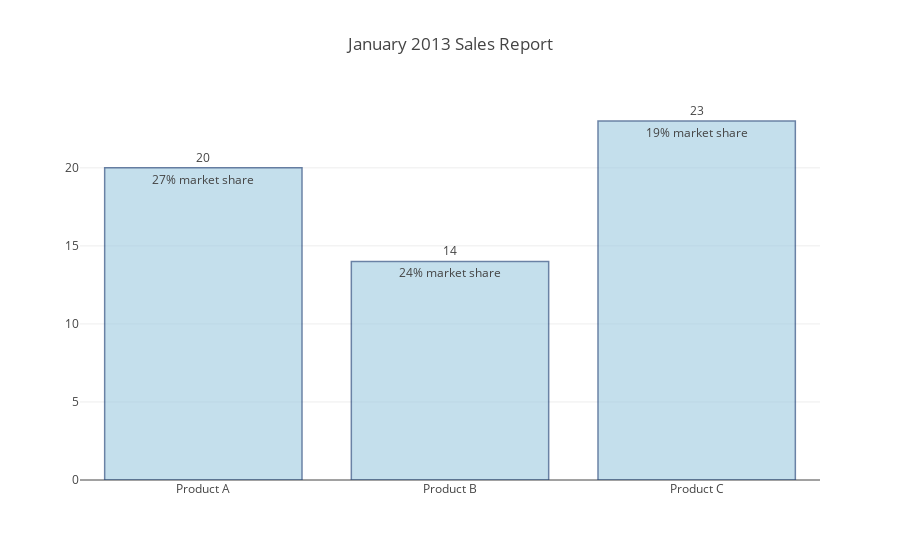

Notebook cell for this chart:
### Markdown cell above
## Bar Chart with Direct Labels

### Code cell
val xValue = Seq("Product A", "Product B", "Product C")

val yValue = Seq(20, 14, 23)

val trace1 = Bar(
  xValue,
  yValue,
  text = Seq("27% market share", "24% market share", "19% market share"),
  marker = Marker(
    color = Color.RGB(158, 202, 225),
    opacity = 0.6,
    line = Line(
      color = Color.RGB(8, 48, 107),
      width = 1.5
    )
  )
)

val data = Seq(trace1)

val annotations = xValue.zip(yValue).map {
  case (x, y) =>
    Annotation(
      x = x,
      y = y,
      text = y.toString,
      xanchor = Anchor.Center,
      yanchor = Anchor.Bottom,
      showarrow = false
    )
}

val layout = Layout(
  title = "January 2013 Sales Report",
  annotations = annotations
)

plot(data, layout)

### Figure 1 — Plotly figure (JSON) as saved in the notebook; plotly's stock layout.template omitted (floating-point values rounded to 4 significant figures)
{"data": [{"marker": {"color": "rgb(158, 202, 225)", "line": {"color": "rgb(8, 48, 107)", "width": 1.5}, "opacity": 0.6}, "text": ["27% market share", "24% market share", "19% market share"], "type": "bar", "x": ["Product A", "Product B", "Product C"], "y": [20, 14, 23]}], "layout": {"annotations": [{"showarrow": false, "text": "20", "x": "Product A", "xanchor": "center", "y": 20, "yanchor": "bottom"}, {"showarrow": false, "text": "14", "x": "Product B", "xanchor": "center", "y": 14, "yanchor": "bottom"}, {"showarrow": false, "text": "23", "x": "Product C", "xanchor": "center", "y": 23, "yanchor": "bottom"}], "title": {"text": "January 2013 Sales Report"}, "xaxis": {"type": "category", "range": [-0.5, 2.5], "autorange": true}, "yaxis": {"type": "linear", "range": [0, 24.74], "autorange": true}, "autosize": true}}
